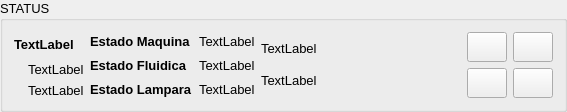
    <widget class="QGroupBox" name="groupBox">
     <property name="sizePolicy">
      <sizepolicy hsizetype="Expanding" vsizetype="Preferred">
       <horstretch>14</horstretch>
       <verstretch>1</verstretch>
      </sizepolicy>
     </property>
     <property name="maximumSize">
      <size>
       <width>16777215</width>
       <height>120</height>
      </size>
     </property>
     <property name="font">
      <font>
       <pointsize>10</pointsize>
      </font>
     </property>
     <property name="title">
      <string>STATUS</string>
     </property>
     <layout class="QGridLayout" name="gridLayout_9">
      <item row="0" column="0" rowspan="2">
       <layout class="QHBoxLayout" name="horizontalLayout_5">
        <item>
         <layout class="QGridLayout" name="gridLayout_7" columnstretch="0">
          <item row="0" column="0">
           <widget class="QLabel" name="fecha">
            <property name="sizePolicy">
             <sizepolicy hsizetype="Preferred" vsizetype="Preferred">
              <horstretch>1</horstretch>
              <verstretch>1</verstretch>
             </sizepolicy>
            </property>
            <property name="maximumSize">
             <size>
              <width>16777215</width>
              <height>25</height>
             </size>
            </property>
            <property name="font">
             <font>
              <pointsize>10</pointsize>
              <weight>75</weight>
              <bold>true</bold>
             </font>
            </property>
            <property name="text">
             <string>TextLabel</string>
            </property>
           </widget>
          </item>
          <item row="1" column="0">
           <layout class="QGridLayout" name="gridLayout_5">
            <item row="0" column="0" rowspan="2">
             <widget class="QLabel" name="m_TextoStatus">
              <property name="sizePolicy">
               <sizepolicy hsizetype="Maximum" vsizetype="Maximum">
                <horstretch>1</horstretch>
                <verstretch>1</verstretch>
               </sizepolicy>
              </property>
              <property name="maximumSize">
               <size>
                <width>64</width>
                <height>64</height>
               </size>
              </property>
              <property name="text">
               <string/>
              </property>
              <property name="pixmap">
               <pixmap resource="../../Xaar/SinglePass/shared.qrc">:/res/images/folder_logo.png</pixmap>
              </property>
              <property name="scaledContents">
               <bool>true</bool>
              </property>
             </widget>
            </item>
            <item row="0" column="1">
             <widget class="QLabel" name="usuario_actual">
              <property name="sizePolicy">
               <sizepolicy hsizetype="Preferred" vsizetype="Preferred">
                <horstretch>1</horstretch>
                <verstretch>1</verstretch>
               </sizepolicy>
              </property>
              <property name="maximumSize">
               <size>
                <width>16777215</width>
                <height>20</height>
               </size>
              </property>
              <property name="font">
               <font>
                <pointsize>10</pointsize>
               </font>
              </property>
              <property name="text">
               <string>TextLabel</string>
              </property>
             </widget>
            </item>
            <item row="1" column="1">
             <widget class="QLabel" name="m_User">
              <property name="sizePolicy">
               <sizepolicy hsizetype="Preferred" vsizetype="Preferred">
                <horstretch>1</horstretch>
                <verstretch>1</verstretch>
               </sizepolicy>
              </property>
              <property name="maximumSize">
               <size>
                <width>16777215</width>
                <height>20</height>
               </size>
              </property>
              <property name="font">
               <font>
                <pointsize>10</pointsize>
               </font>
              </property>
              <property name="text">
               <string>TextLabel</string>
              </property>
             </widget>
            </item>
           </layout>
          </item>
         </layout>
        </item>
        <item>
         <layout class="QGridLayout" name="gridLayout_3" columnstretch="2,0">
          <item row="0" column="0">
           <widget class="QLabel" name="lblMaquina">
            <property name="sizePolicy">
             <sizepolicy hsizetype="Preferred" vsizetype="Preferred">
              <horstretch>2</horstretch>
              <verstretch>1</verstretch>
             </sizepolicy>
            </property>
            <property name="maximumSize">
             <size>
              <width>16777215</width>
              <height>20</height>
             </size>
            </property>
            <property name="font">
             <font>
              <pointsize>10</pointsize>
              <weight>75</weight>
              <bold>true</bold>
             </font>
            </property>
            <property name="text">
             <string>Estado Maquina</string>
            </property>
           </widget>
          </item>
          <item row="0" column="1">
           <widget class="QLabel" name="led_EstadoMaquina">
            <property name="sizePolicy">
             <sizepolicy hsizetype="Preferred" vsizetype="Preferred">
              <horstretch>1</horstretch>
              <verstretch>1</verstretch>
             </sizepolicy>
            </property>
            <property name="maximumSize">
             <size>
              <width>16777215</width>
              <height>20</height>
             </size>
            </property>
            <property name="font">
             <font>
              <pointsize>10</pointsize>
             </font>
            </property>
            <property name="text">
             <string>TextLabel</string>
            </property>
           </widget>
          </item>
          <item row="1" column="0">
           <widget class="QLabel" name="lblFluid">
            <property name="sizePolicy">
             <sizepolicy hsizetype="Preferred" vsizetype="Preferred">
              <horstretch>2</horstretch>
              <verstretch>1</verstretch>
             </sizepolicy>
            </property>
            <property name="maximumSize">
             <size>
              <width>16777215</width>
              <height>20</height>
             </size>
            </property>
            <property name="font">
             <font>
              <pointsize>10</pointsize>
              <weight>75</weight>
              <bold>true</bold>
             </font>
            </property>
            <property name="text">
             <string>Estado Fluidica</string>
            </property>
           </widget>
          </item>
          <item row="1" column="1">
           <widget class="QLabel" name="led_EstadoTemperatura">
            <property name="sizePolicy">
             <sizepolicy hsizetype="Preferred" vsizetype="Preferred">
              <horstretch>1</horstretch>
              <verstretch>1</verstretch>
             </sizepolicy>
            </property>
            <property name="maximumSize">
             <size>
              <width>16777215</width>
              <height>20</height>
             </size>
            </property>
            <property name="font">
             <font>
              <pointsize>10</pointsize>
             </font>
            </property>
            <property name="text">
             <string>TextLabel</string>
            </property>
           </widget>
          </item>
          <item row="2" column="0">
           <widget class="QLabel" name="lblLamp">
            <property name="sizePolicy">
             <sizepolicy hsizetype="Preferred" vsizetype="Preferred">
              <horstretch>2</horstretch>
              <verstretch>1</verstretch>
             </sizepolicy>
            </property>
            <property name="maximumSize">
             <size>
              <width>16777215</width>
              <height>20</height>
             </size>
            </property>
            <property name="font">
             <font>
              <pointsize>10</pointsize>
              <weight>75</weight>
              <bold>true</bold>
             </font>
            </property>
            <property name="text">
             <string>Estado Lampara</string>
            </property>
           </widget>
          </item>
          <item row="2" column="1">
           <widget class="QLabel" name="led_EstadoLampara">
            <property name="sizePolicy">
             <sizepolicy hsizetype="Preferred" vsizetype="Preferred">
              <horstretch>1</horstretch>
              <verstretch>1</verstretch>
             </sizepolicy>
            </property>
            <property name="maximumSize">
             <size>
              <width>16777215</width>
              <height>20</height>
             </size>
            </property>
            <property name="font">
             <font>
              <pointsize>10</pointsize>
             </font>
            </property>
            <property name="text">
             <string>TextLabel</string>
            </property>
           </widget>
          </item>
         </layout>
        </item>
       </layout>
      </item>
      <item row="0" column="1" rowspan="2">
       <layout class="QGridLayout" name="gridLayout_6" rowstretch="0,0">
        <item row="0" column="0">
         <widget class="QLabel" name="m_NombreFicheroConfig">
          <property name="sizePolicy">
           <sizepolicy hsizetype="Preferred" vsizetype="Preferred">
            <horstretch>30</horstretch>
            <verstretch>0</verstretch>
           </sizepolicy>
          </property>
          <property name="minimumSize">
           <size>
            <width>200</width>
            <height>0</height>
           </size>
          </property>
          <property name="maximumSize">
           <size>
            <width>16777215</width>
            <height>20</height>
           </size>
          </property>
          <property name="font">
           <font>
            <pointsize>10</pointsize>
           </font>
          </property>
          <property name="text">
           <string>TextLabel</string>
          </property>
         </widget>
        </item>
        <item row="1" column="0">
         <widget class="QLabel" name="m_RutaFicheroConfig">
          <property name="sizePolicy">
           <sizepolicy hsizetype="Preferred" vsizetype="Preferred">
            <horstretch>20</horstretch>
            <verstretch>0</verstretch>
           </sizepolicy>
          </property>
          <property name="maximumSize">
           <size>
            <width>16777215</width>
            <height>20</height>
           </size>
          </property>
          <property name="font">
           <font>
            <pointsize>10</pointsize>
           </font>
          </property>
          <property name="text">
           <string>TextLabel</string>
          </property>
         </widget>
        </item>
       </layout>
      </item>
      <item row="0" column="2">
       <widget class="QPushButton" name="m_ButtonShowLog">
        <property name="sizePolicy">
         <sizepolicy hsizetype="Preferred" vsizetype="Preferred">
          <horstretch>1</horstretch>
          <verstretch>0</verstretch>
         </sizepolicy>
        </property>
        <property name="minimumSize">
         <size>
          <width>40</width>
          <height>30</height>
         </size>
        </property>
        <property name="maximumSize">
         <size>
          <width>40</width>
          <height>40</height>
         </size>
        </property>
        <property name="text">
         <string/>
        </property>
        <property name="icon">
         <iconset resource="../../Xaar/SinglePass/shared.qrc">
          <normaloff>:/res/images/agent.png</normaloff>:/res/images/agent.png</iconset>
        </property>
        <property name="iconSize">
         <size>
          <width>24</width>
          <height>24</height>
         </size>
        </property>
       </widget>
      </item>
      <item row="0" column="3">
       <widget class="QPushButton" name="m_MostrarInicio">
        <property name="sizePolicy">
         <sizepolicy hsizetype="Preferred" vsizetype="Preferred">
          <horstretch>1</horstretch>
          <verstretch>0</verstretch>
         </sizepolicy>
        </property>
        <property name="minimumSize">
         <size>
          <width>40</width>
          <height>30</height>
         </size>
        </property>
        <property name="maximumSize">
         <size>
          <width>40</width>
          <height>40</height>
         </size>
        </property>
        <property name="text">
         <string/>
        </property>
        <property name="icon">
         <iconset resource="../../Xaar/SinglePass/shared.qrc">
          <normaloff>:/res/images/desktop.png</normaloff>:/res/images/desktop.png</iconset>
        </property>
        <property name="iconSize">
         <size>
          <width>24</width>
          <height>24</height>
         </size>
        </property>
       </widget>
      </item>
      <item row="1" column="2">
       <widget class="QPushButton" name="m_MostrarMantenimiento">
        <property name="enabled">
         <bool>true</bool>
        </property>
        <property name="sizePolicy">
         <sizepolicy hsizetype="Preferred" vsizetype="Preferred">
          <horstretch>1</horstretch>
          <verstretch>0</verstretch>
         </sizepolicy>
        </property>
        <property name="minimumSize">
         <size>
          <width>40</width>
          <height>30</height>
         </size>
        </property>
        <property name="maximumSize">
         <size>
          <width>40</width>
          <height>40</height>
         </size>
        </property>
        <property name="text">
         <string/>
        </property>
        <property name="icon">
         <iconset resource="../../Xaar/SinglePass/shared.qrc">
          <normaloff>:/res/images/light_off.png</normaloff>:/res/images/light_off.png</iconset>
        </property>
        <property name="iconSize">
         <size>
          <width>24</width>
          <height>24</height>
         </size>
        </property>
       </widget>
      </item>
      <item row="1" column="3">
       <widget class="QPushButton" name="m_MostrarAyuda">
        <property name="sizePolicy">
         <sizepolicy hsizetype="Preferred" vsizetype="Preferred">
          <horstretch>1</horstretch>
          <verstretch>0</verstretch>
         </sizepolicy>
        </property>
        <property name="minimumSize">
         <size>
          <width>40</width>
          <height>30</height>
         </size>
        </property>
        <property name="maximumSize">
         <size>
          <width>40</width>
          <height>40</height>
         </size>
        </property>
        <property name="text">
         <string/>
        </property>
        <property name="icon">
         <iconset resource="../../Xaar/SinglePass/shared.qrc">
          <normaloff>:/res/images/contacto.png</normaloff>:/res/images/contacto.png</iconset>
        </property>
        <property name="iconSize">
         <size>
          <width>24</width>
          <height>24</height>
         </size>
        </property>
       </widget>
      </item>
     </layout>
    </widget>
